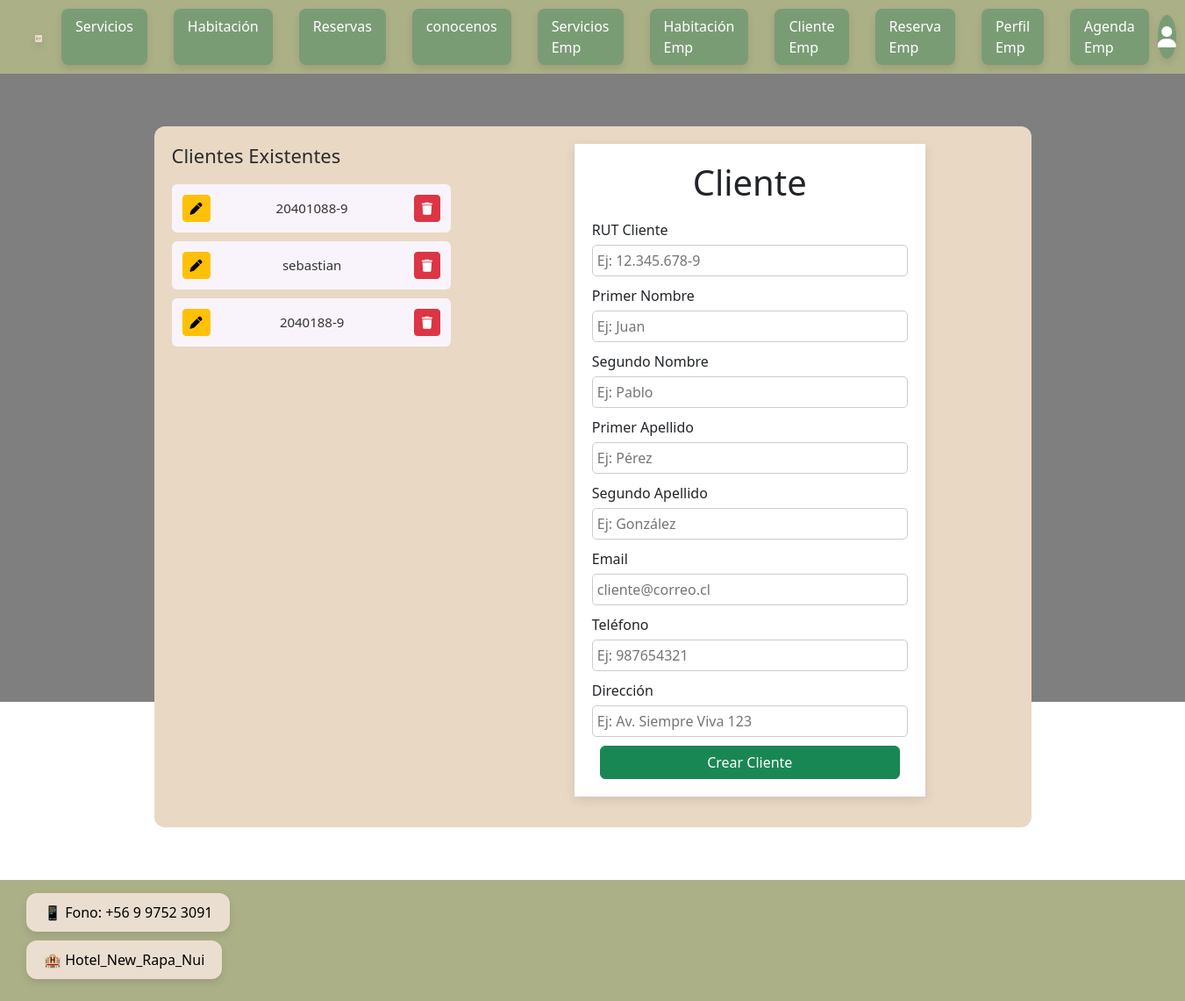
Before: /listar_cliente_emp/ with the older database file.
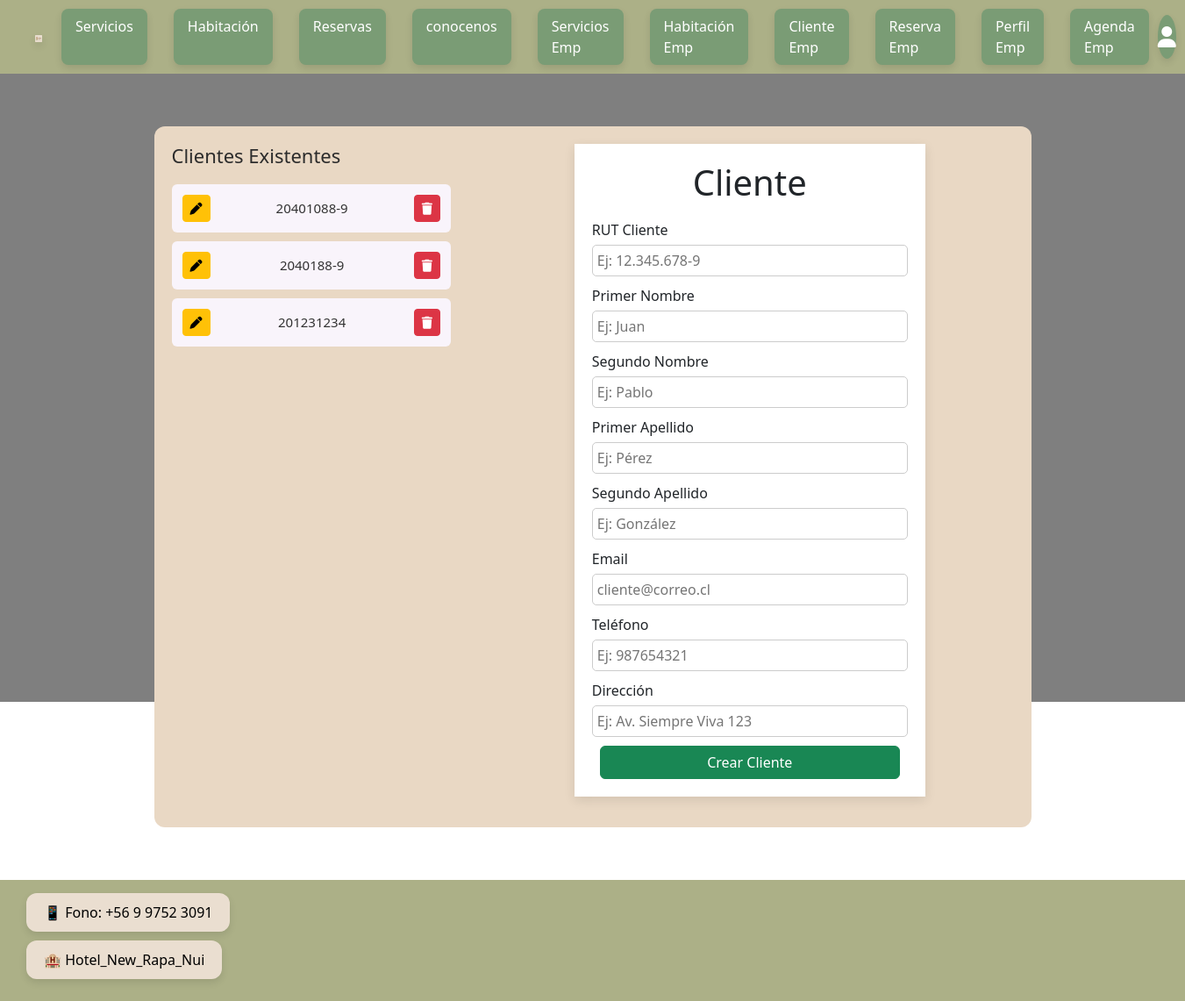
After: the same page with the newer database file.
### app/models.py (models this page shows, shortened)
class Cliente(models.Model):
    Rut_cliente = models.CharField(max_length=10, primary_key=True)
    Pnombre_cliente = models.CharField(max_length=40)
    Snombre_cliente = models.CharField(max_length=40)
    Papellido_cliente = models.CharField(max_length=40)
    Sapellido_cliente = models.CharField(max_length=40)
    email_cliente = models.EmailField()
    telefono_cliente = models.IntegerField()
    direccion_cliente = models.CharField(max_length=100)

### app/views.py (the view, shortened to what this page needs)
# urls.py: path("listar_cliente_emp/", listar_cliente_emp, name="listar_cliente_emp"),
def listar_cliente_emp(request):
    data = {
        'form': ClienteForm(),
        'clientes': Cliente.objects.all()
    }
    return render(request, "app/Empleados/cliente-emp/cliente-emp.html", data)

### app/forms.py
class ClienteForm(forms.ModelForm):
    class Meta:
        model = Cliente
        fields = '__all__'

### app/templates/app/Empleados/cliente-emp/cliente-emp.html (shortened to what this page needs)
{% extends 'app/base.html' %}
{% load static %}
{% block extra_css %}
  <link rel="stylesheet" href="{% static 'app/css/cliente-emp.css' %}">
{% endblock %}
{% block content %}
<main class="cliente-container">
  <div class="cliente-box" style="background-color: #e9d8c4;">
    <div class="lado izquierdo">
  <h3>Clientes Existentes</h3>
  <table style="width:100%; font-size:14px;">
    <tbody>
        <ul>
          {% for r in clientes %}
          <li>
            <a  class="btn btn-info btn-sm btn-warning" href="{% url 'modificar_cliente_emp' r.Rut_cliente %}"><i class="fas fa-pen"></i></a>
              {{ r.Rut_cliente }}
            <a class="btn btn-info btn-sm btn-danger" href="{% url 'eliminar_cliente_emp' r.Rut_cliente %}"><i class="fas fa-trash"></i></a>
          </li>
          {% endfor %}
        </ul>
    </tbody>
  </table>
</div>
    <section class="formulario">
      <form method="post" action="" enctype="multipart/form-data">
        <h1>Cliente</h1>
 <label for="{{ form.Rut_cliente.id_for_label }}">RUT Cliente</label>
<input
  class="inputCliente"
  type="text"
  name="{{ form.Rut_cliente.name }}"
  id="{{ form.Rut_cliente.id_for_label }}"
  value="{{ form.Rut_cliente.value|default_if_none:'' }}"
  placeholder="Ej: 12.345.678-9">
<label for="{{ form.Pnombre_cliente.id_for_label }}">Primer Nombre</label>
<input
  class="inputCliente"
  type="text"
  name="{{ form.Pnombre_cliente.name }}"
  id="{{ form.Pnombre_cliente.id_for_label }}"
  value="{{ form.Pnombre_cliente.value|default_if_none:'' }}"
  placeholder="Ej: Juan">
<label for="{{ form.Snombre_cliente.id_for_label }}">Segundo Nombre</label>
<input
  class="inputCliente"
  type="text"
  name="{{ form.Snombre_cliente.name }}"
  id="{{ form.Snombre_cliente.id_for_label }}"
  value="{{ form.Snombre_cliente.value|default_if_none:'' }}"
  placeholder="Ej: Pablo">
<label for="{{ form.Papellido_cliente.id_for_label }}">Primer Apellido</label>
<input
  class="inputCliente"
  type="text"
  name="{{ form.Papellido_cliente.name }}"
  id="{{ form.Papellido_cliente.id_for_label }}"
  value="{{ form.Papellido_cliente.value|default_if_none:'' }}"
  placeholder="Ej: Pérez">
<label for="{{ form.Sapellido_cliente.id_for_label }}">Segundo Apellido</label>
<input
  class="inputCliente"
  type="text"
  name="{{ form.Sapellido_cliente.name }}"
  id="{{ form.Sapellido_cliente.id_for_label }}"
  value="{{ form.Sapellido_cliente.value|default_if_none:'' }}"
  placeholder="Ej: González">
<label for="{{ form.email_cliente.id_for_label }}">Email</label>
<input
  class="inputCliente"
  type="email"
  name="{{ form.email_cliente.name }}"
  id="{{ form.email_cliente.id_for_label }}"
  value="{{ form.email_cliente.value|default_if_none:'' }}"
  placeholder="cliente@correo.cl">
<label for="{{ form.telefono_cliente.id_for_label }}">Teléfono</label>
<input
  class="inputCliente"
  type="number"
  name="{{ form.telefono_cliente.name }}"
  id="{{ form.telefono_cliente.id_for_label }}"
  value="{{ form.telefono_cliente.value|default_if_none:'' }}"
  placeholder="Ej: 987654321">
<label for="{{ form.direccion_cliente.id_for_label }}">Dirección</label>
<input
  class="inputCliente"
  type="text"
  name="{{ form.direccion_cliente.name }}"
  id="{{ form.direccion_cliente.id_for_label }}"
  value="{{ form.direccion_cliente.value|default_if_none:'' }}"
  placeholder="Ej: Av. Siempre Viva 123">
              <div class="row">
                  <div  class="contenedorInputs">
                    <button type="submit" class="btn btn-success" style="width: 95%; margin-left: 2.5% ;margin-top: 10px;">Crear Cliente</button>
                  </div>
              </div>
            </form>
  </div>
</main>
{% endblock %}

Changed rows visible on the page:
removed Cliente: Rut_cliente "sebastian"
added Cliente: Rut_cliente "201231234"
